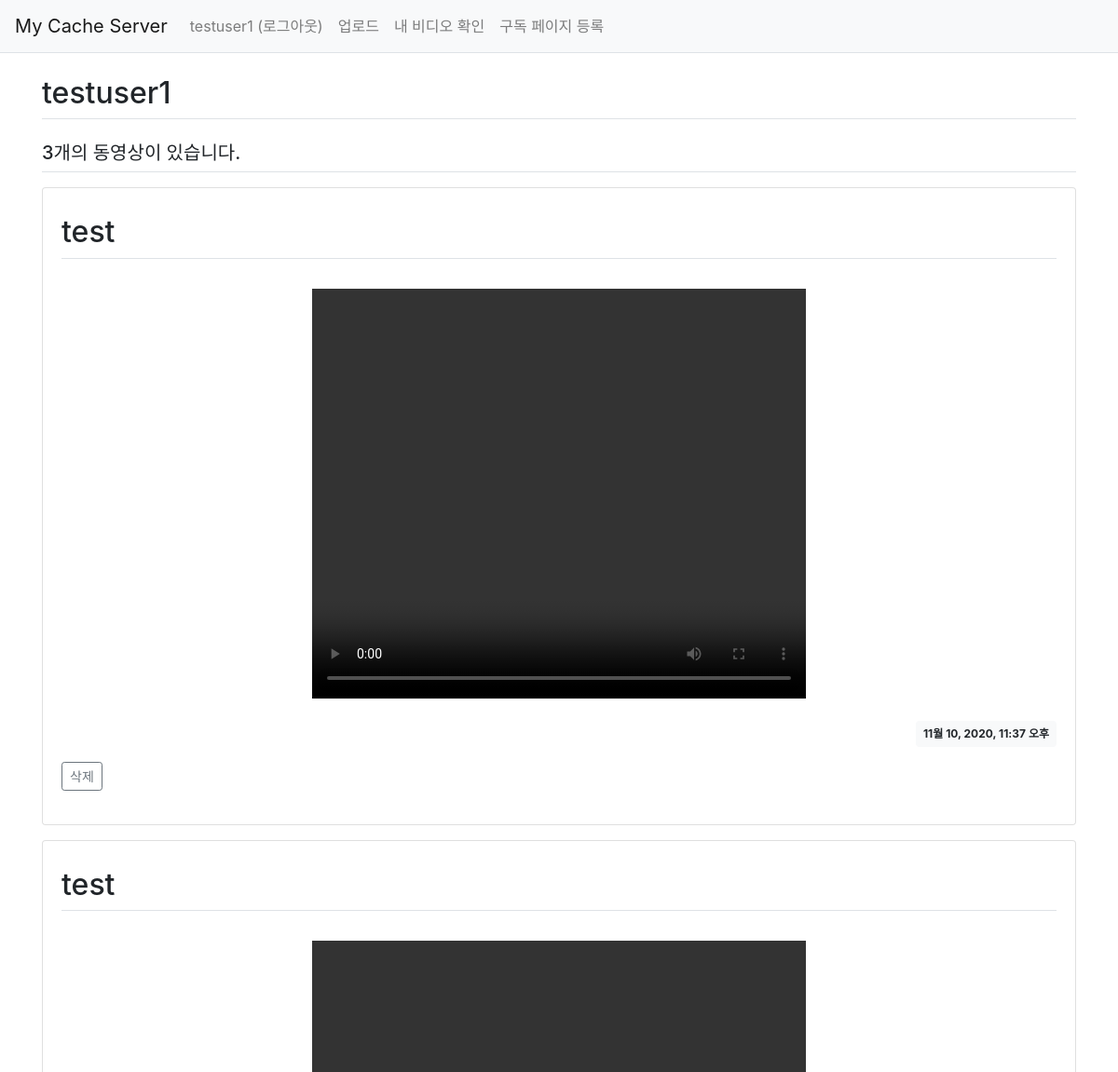
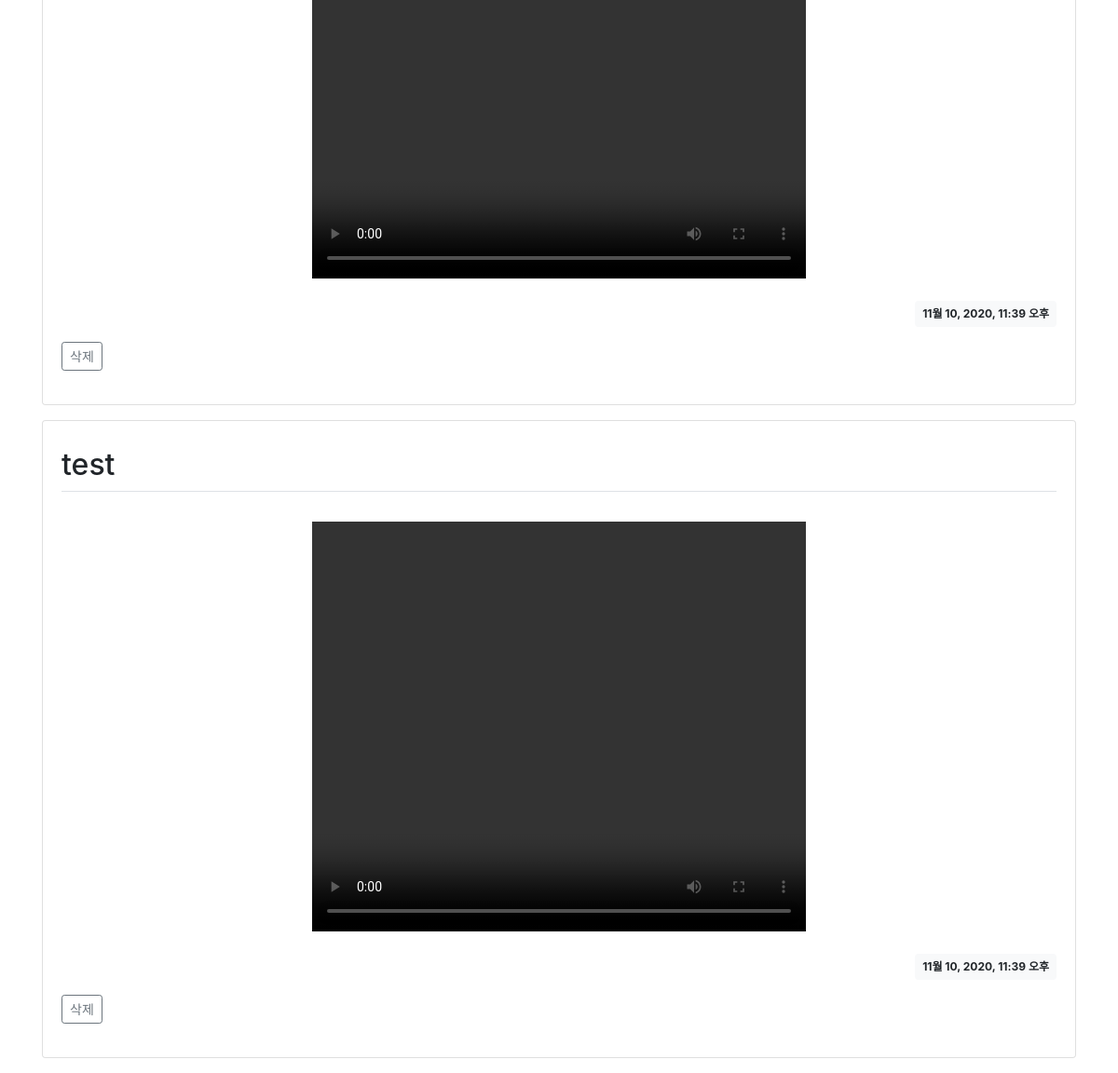
Before: /my_video/ (signed in) with the older database file (2 pictures, top to bottom).
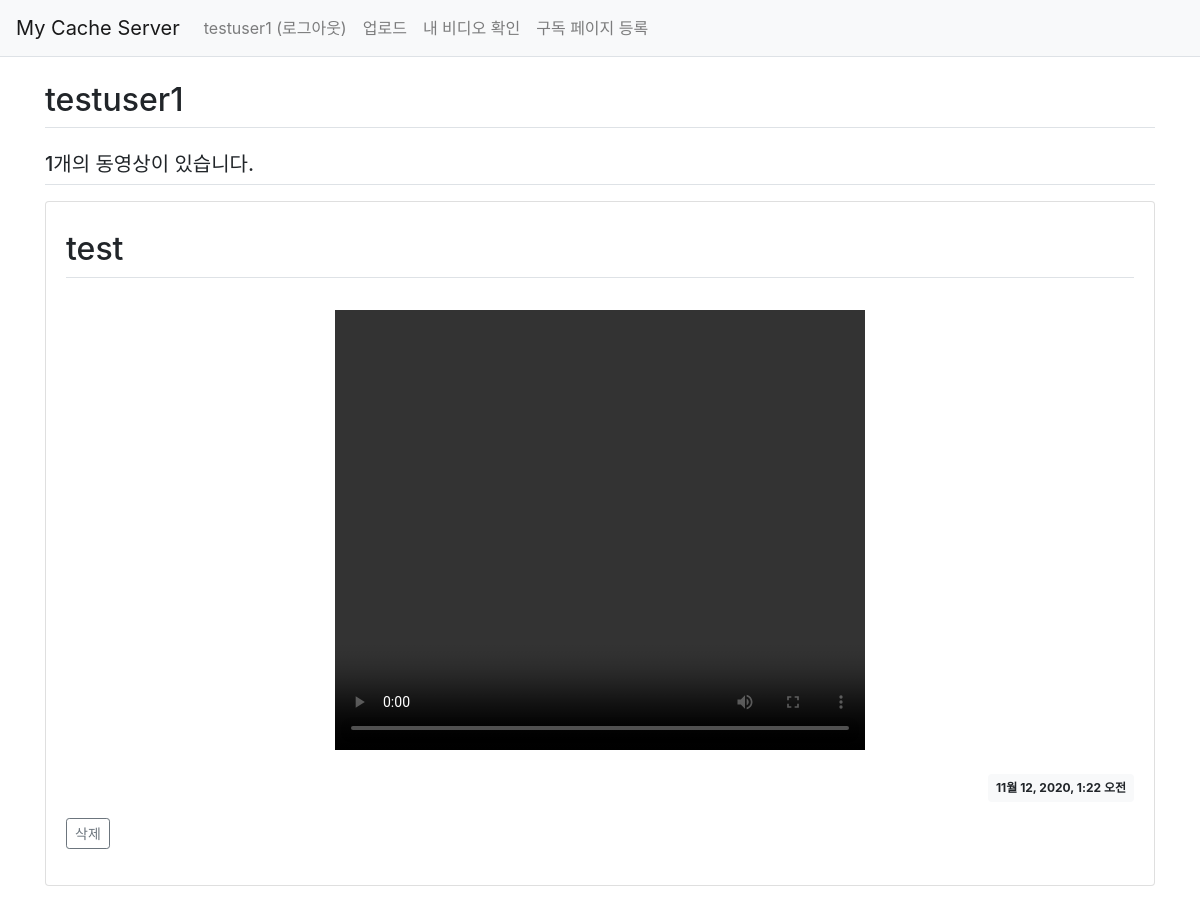
After: the same page with the newer database file.
### cache_video/models.py (models this page shows)
class UploadedFile(models.Model):
    user = models.ForeignKey(User, on_delete=models.CASCADE)    # 파일을 올린 유저
    subject = models.CharField(max_length=100)                  # 제목
    upload_time = models.DateTimeField()                        # 업로드된 시간
    local = models.FileField(upload_to='media/')                # 다운하고자 하는 파일의 local 위치

### cache_video/views.py (the view)
# urls.py: path('my_video/', views.my_video, name='my_video'),  # 내 비디오
def my_video(request):
    return render(request, 'cache_video/my_video.html', {'user': request.user})

### templates/cache_video/my_video.html
{% extends 'base.html' %}
{% load static %}
{% block content %}
{% load static %}
<link rel="stylesheet" type="text/css" href="{% static 'bootstrap.min.css' %}">
<div class="container my-3">
    <h2 class="border-bottom py-2">{{ user }}</h2>
    <h5 class="border-bottom my-3 py-2">{{user.uploadedfile_set.count}}개의 동영상이 있습니다.</h5>
    {% for video in user.uploadedfile_set.all %}
    <div class="card my-3">
        <div class="card-body">
            <h2 class="border-bottom py-2">{{ video.subject }}</h2>
            <div class="card-text" style="white-space: pre-line;">
                <div class="d-flex justify-content-center">
                    <video width="530" height="440" controls autoplay>
                        <source src="../media/{{video.local}}" type="video/mp4"> </source>
                    </video>
                </div>
            </div>
            <div class="d-flex justify-content-end">
                <div class="badge badge-light p-2">
                    {{ video.upload_time }}
                </div>
            </div>
        <div class="my-3">
                <a href="#" class="delete btn btn-sm btn-outline-secondary"
                data-uri="{% url 'cache_video:video_delete' video.id  %}">삭제</a>
        </div>
        </div>
    </div>
    {% endfor %}
</div>
{% endblock %}

### templates/navbar.html (shortened to what this page needs)
<nav class="navbar navbar-expand-lg navbar-light bg-light border-bottom">
    <a class="navbar-brand" href="{% url 'cache_video:main' %}">My Cache Server</a>
    <div class="collapse navbar-collapse flex-grow-0" id="navbarNav">
        <ul class="navbar-nav">
            <li class="nav-item ">
                {% if user.is_authenticated %}
                <a class="nav-link" href="{% url 'common:logout' %}">{{ user.username }} (로그아웃)</a>
                {% else %}
                <a class="nav-link" href="{% url 'common:login' %}">로그인</a>
                {% endif %}
            </li>
            <li class="'nav-item ">
                {% if user.is_authenticated %}
                <a class="nav-link" href="{% url 'cache_video:upload' %}">업로드</a>
            </li>
            <li class="'nav-item ">
                <a class="nav-link" href="{% url 'cache_video:my_video' %}">내 비디오 확인</a>
            </li>
            <li class="'nav-item ">
                <a class="nav-link" href="{% url 'cache_video:register_url' %}">구독 페이지 등록</a>
                {% endif %}
            </li>
        </ul>
    </div>
</nav>

Changed rows visible on the page:
removed UploadedFile: subject "test", upload_time "11월 10, 2020, 11:37 오후"
removed UploadedFile: subject "test", upload_time "11월 10, 2020, 11:39 오후"
removed UploadedFile: subject "test", upload_time "11월 10, 2020, 11:39 오후"
added UploadedFile: subject "test", upload_time "11월 12, 2020, 1:22 오전"
Other visible differences:
{{ user.uploadedfile_set.count }}: "3" → "1"
